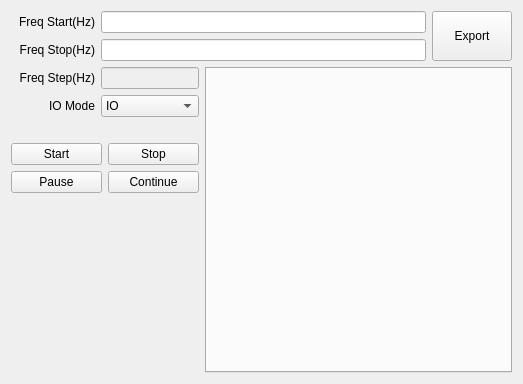
<?xml version="1.0" encoding="UTF-8"?>
<ui version="4.0">
 <class>QCalRXFilterOffsetDlg</class>
 <widget class="QWidget" name="QCalRXFilterOffsetDlg">
  <property name="geometry">
   <rect>
    <x>0</x>
    <y>0</y>
    <width>523</width>
    <height>384</height>
   </rect>
  </property>
  <property name="windowTitle">
   <string>Form</string>
  </property>
  <layout class="QVBoxLayout" name="verticalLayout_3" stretch="0,1">
   <item>
    <layout class="QHBoxLayout" name="horizontalLayout1" stretch="10,1">
     <item>
      <layout class="QVBoxLayout" name="verticalLayoutFreqStarStop">
       <item>
        <layout class="QHBoxLayout" name="horizontalLayoutFreqStar">
         <item>
          <widget class="QLabel" name="labelFreqStar">
           <property name="sizePolicy">
            <sizepolicy hsizetype="Fixed" vsizetype="Fixed">
             <horstretch>0</horstretch>
             <verstretch>0</verstretch>
            </sizepolicy>
           </property>
           <property name="minimumSize">
            <size>
             <width>84</width>
             <height>16</height>
            </size>
           </property>
           <property name="text">
            <string>Freq Start(Hz)</string>
           </property>
           <property name="alignment">
            <set>Qt::AlignRight|Qt::AlignTrailing|Qt::AlignVCenter</set>
           </property>
           <property name="buddy">
            <cstring>lineEditFreqStar</cstring>
           </property>
          </widget>
         </item>
         <item>
          <widget class="QLineEdit" name="lineEditFreqStar"/>
         </item>
        </layout>
       </item>
       <item>
        <layout class="QHBoxLayout" name="horizontalLayoutFreqStop">
         <item>
          <widget class="QLabel" name="labelFreqStop">
           <property name="sizePolicy">
            <sizepolicy hsizetype="Fixed" vsizetype="Fixed">
             <horstretch>0</horstretch>
             <verstretch>0</verstretch>
            </sizepolicy>
           </property>
           <property name="minimumSize">
            <size>
             <width>84</width>
             <height>16</height>
            </size>
           </property>
           <property name="text">
            <string>Freq Stop(Hz)</string>
           </property>
           <property name="alignment">
            <set>Qt::AlignRight|Qt::AlignTrailing|Qt::AlignVCenter</set>
           </property>
           <property name="buddy">
            <cstring>lineEditFreqStop</cstring>
           </property>
          </widget>
         </item>
         <item>
          <widget class="QLineEdit" name="lineEditFreqStop"/>
         </item>
        </layout>
       </item>
      </layout>
     </item>
     <item>
      <widget class="QPushButton" name="pushButtonExport">
       <property name="sizePolicy">
        <sizepolicy hsizetype="Expanding" vsizetype="Expanding">
         <horstretch>0</horstretch>
         <verstretch>0</verstretch>
        </sizepolicy>
       </property>
       <property name="text">
        <string>Export</string>
       </property>
      </widget>
     </item>
    </layout>
   </item>
   <item>
    <layout class="QHBoxLayout" name="horizontalLayout_5" stretch="1,10">
     <item>
      <layout class="QVBoxLayout" name="verticalLayout_2">
       <item>
        <layout class="QHBoxLayout" name="horizontalLayout">
         <item>
          <widget class="QLabel" name="labelFreqStep">
           <property name="sizePolicy">
            <sizepolicy hsizetype="Fixed" vsizetype="Fixed">
             <horstretch>0</horstretch>
             <verstretch>0</verstretch>
            </sizepolicy>
           </property>
           <property name="minimumSize">
            <size>
             <width>84</width>
             <height>16</height>
            </size>
           </property>
           <property name="text">
            <string>Freq Step(Hz)</string>
           </property>
           <property name="alignment">
            <set>Qt::AlignRight|Qt::AlignTrailing|Qt::AlignVCenter</set>
           </property>
           <property name="buddy">
            <cstring>lineEditFreqStep</cstring>
           </property>
          </widget>
         </item>
         <item>
          <widget class="QLineEdit" name="lineEditFreqStep">
           <property name="enabled">
            <bool>false</bool>
           </property>
           <property name="sizePolicy">
            <sizepolicy hsizetype="Expanding" vsizetype="Fixed">
             <horstretch>0</horstretch>
             <verstretch>0</verstretch>
            </sizepolicy>
           </property>
           <property name="readOnly">
            <bool>true</bool>
           </property>
          </widget>
         </item>
        </layout>
       </item>
       <item>
        <layout class="QHBoxLayout" name="horizontalLayout_2">
         <item>
          <widget class="QLabel" name="labelCalIOMode">
           <property name="sizePolicy">
            <sizepolicy hsizetype="Fixed" vsizetype="Fixed">
             <horstretch>0</horstretch>
             <verstretch>0</verstretch>
            </sizepolicy>
           </property>
           <property name="minimumSize">
            <size>
             <width>84</width>
             <height>16</height>
            </size>
           </property>
           <property name="text">
            <string>IO Mode</string>
           </property>
           <property name="alignment">
            <set>Qt::AlignRight|Qt::AlignTrailing|Qt::AlignVCenter</set>
           </property>
           <property name="buddy">
            <cstring>lineEditFreqStep</cstring>
           </property>
          </widget>
         </item>
         <item>
          <widget class="QComboBox" name="comboBoxCalIOMode">
           <item>
            <property name="text">
             <string>IO</string>
            </property>
           </item>
           <item>
            <property name="text">
             <string>OUTPUT</string>
            </property>
           </item>
           <item>
            <property name="text">
             <string>IO+OUTPUT</string>
            </property>
           </item>
          </widget>
         </item>
        </layout>
       </item>
       <item>
        <layout class="QVBoxLayout" name="verticalLayout">
         <item>
          <spacer name="verticalSpacer1">
           <property name="orientation">
            <enum>Qt::Vertical</enum>
           </property>
           <property name="sizeType">
            <enum>QSizePolicy::Fixed</enum>
           </property>
           <property name="sizeHint" stdset="0">
            <size>
             <width>20</width>
             <height>20</height>
            </size>
           </property>
          </spacer>
         </item>
         <item>
          <layout class="QHBoxLayout" name="horizontalLayout_3">
           <item>
            <widget class="QPushButton" name="pushButtonStar">
             <property name="sizePolicy">
              <sizepolicy hsizetype="Expanding" vsizetype="Fixed">
               <horstretch>0</horstretch>
               <verstretch>0</verstretch>
              </sizepolicy>
             </property>
             <property name="text">
              <string>Start</string>
             </property>
            </widget>
           </item>
           <item>
            <widget class="QPushButton" name="pushButtonStop">
             <property name="sizePolicy">
              <sizepolicy hsizetype="Expanding" vsizetype="Fixed">
               <horstretch>0</horstretch>
               <verstretch>0</verstretch>
              </sizepolicy>
             </property>
             <property name="text">
              <string>Stop</string>
             </property>
            </widget>
           </item>
          </layout>
         </item>
         <item>
          <layout class="QHBoxLayout" name="horizontalLayout_4">
           <item>
            <widget class="QPushButton" name="pushButtonPaus">
             <property name="sizePolicy">
              <sizepolicy hsizetype="Expanding" vsizetype="Fixed">
               <horstretch>0</horstretch>
               <verstretch>0</verstretch>
              </sizepolicy>
             </property>
             <property name="text">
              <string>Pause</string>
             </property>
            </widget>
           </item>
           <item>
            <widget class="QPushButton" name="pushButtonCont">
             <property name="sizePolicy">
              <sizepolicy hsizetype="Expanding" vsizetype="Fixed">
               <horstretch>0</horstretch>
               <verstretch>0</verstretch>
              </sizepolicy>
             </property>
             <property name="text">
              <string>Continue</string>
             </property>
            </widget>
           </item>
          </layout>
         </item>
        </layout>
       </item>
       <item>
        <spacer name="verticalSpacer">
         <property name="orientation">
          <enum>Qt::Vertical</enum>
         </property>
         <property name="sizeHint" stdset="0">
          <size>
           <width>20</width>
           <height>40</height>
          </size>
         </property>
        </spacer>
       </item>
      </layout>
     </item>
     <item>
      <widget class="QCalRXFilterOffsetTabWidget" name="tabWidget"/>
     </item>
    </layout>
   </item>
  </layout>
 </widget>
 <customwidgets>
  <customwidget>
   <class>QCalRXFilterOffsetTabWidget</class>
   <extends>QTabWidget</extends>
   <header>q_cal_rx_filter_offset_tabwidget.h</header>
   <container>1</container>
  </customwidget>
 </customwidgets>
 <resources/>
 <connections/>
</ui>
